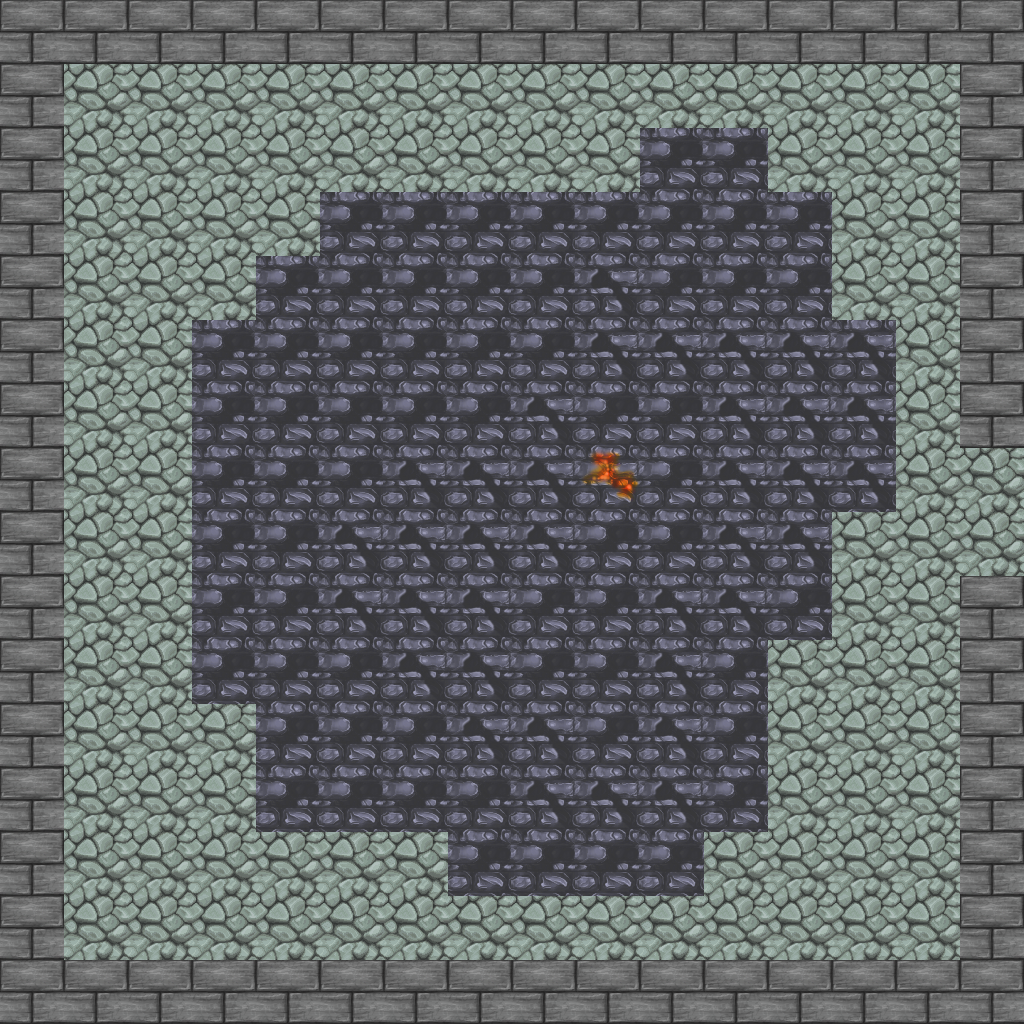

This game map was drawn from its Tiled (.tmx) file and the tilesets committed beside it. A one-line description and the trimmed map source follow:
An orthogonal 16x16 tile map with 64x64 px tiles, 2 tile layers (Ground, Walls), 5 tilesets and 24 objects (2x NORTH, 2x WEST, 2x SOUTH, 2x EAST, CENTER).

<map version="1.0" orientation="orthogonal" renderorder="right-down" width="16" height="16" tilewidth="64" tileheight="64">
 <properties>
  <property name="ExitPoints" value="E" />
 </properties>
 <tileset firstgid="1" name="simpletiles" tilewidth="64" tileheight="64" spacing="1">
  <image source="tilesets/simpletiles.png" width="130" height="130" />
 </tileset>
 <tileset firstgid="5" name="cavefloor" tilewidth="64" tileheight="64">
  <image source="tilesets/cavefloor.png" width="196" height="196" />
 </tileset>
 <tileset firstgid="14" name="tiles64" tilewidth="64" tileheight="64">
  <image source="tilesets/tiles64.png" width="768" height="320" />
 </tileset>
 <tileset firstgid="74" name="tilesadds" tilewidth="64" tileheight="64">
  <image source="tilesets/tilesadds.png" width="128" height="64" />
 </tileset>
 <tileset firstgid="76" name="tilesadd" tilewidth="64" tileheight="64">
  <image source="tilesets/tilesadd.png" width="192" height="128" />
 </tileset>
 <layer name="Ground" width="16" height="16">
  <data>[256 cells, 234 non-empty, 8 distinct tile ids]</data>
 </layer>
 <layer name="Walls" width="16" height="16">
  <data>[256 cells, 60 non-empty, 2 distinct tile ids]</data>
 </layer>
 <objectgroup name="collisionObjects">
  <object x="0" y="0" width="448" height="64" />
  <object x="995" y="345" height="1" />
  <object x="960" y="64" width="64" height="384" />
  <object x="0" y="64" width="64" height="384" />
  <object x="0" y="576" width="64" height="384" />
  <object x="960" y="576" width="64" height="384" />
  <object x="576" y="0" width="448" height="64" />
  <object x="0" y="960" width="448" height="64" />
  <object x="576" y="960" width="448" height="64" />
 </objectgroup>
 <objectgroup name="portalObjects">
  <object type="NORTH" x="448" y="0" width="128" height="64" />
  <object type="WEST" x="0" y="448" width="64" height="128" />
  <object type="SOUTH" x="448" y="960" width="128" height="64" />
  <object type="EAST" x="960" y="448" width="64" height="128" />
 </objectgroup>
 <objectgroup name="spawnPoints">
  <object type="WEST" x="130" y="514" />
  <object type="EAST" x="880" y="502" width="12" height="17" />
  <object type="SOUTH" x="514" y="935" />
  <object type="NORTH" x="509" y="131" />
  <object x="429" y="390" />
  <object x="660" y="648" />
  <object x="744" y="285" />
  <object x="405" y="677" />
  <object x="229" y="828" />
  <object x="246" y="240" />
  <object type="CENTER" x="538" y="519" />
 </objectgroup>
</map>
